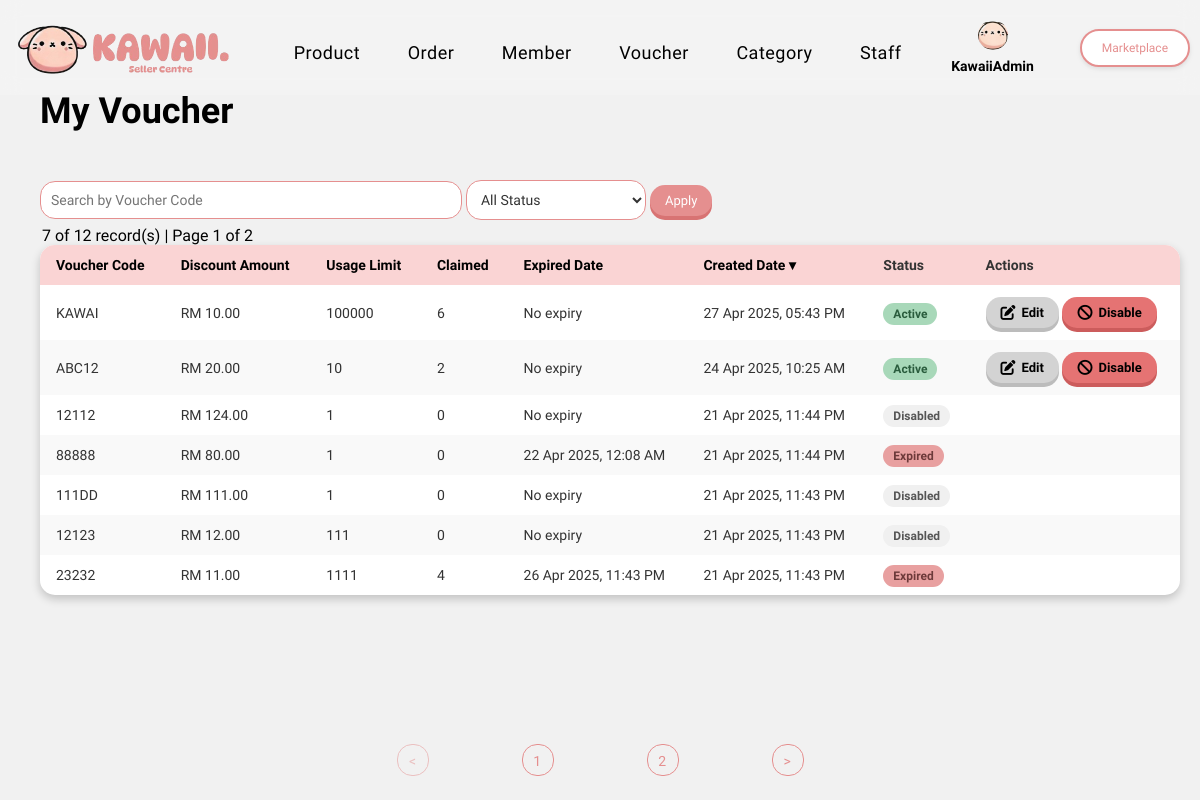
/project/adminpage/Voucher/myVoucher.php (signed in), run on the app's committed database.
### tables this page shows
CREATE TABLE `voucher` (
  `voucherID` int(11) NOT NULL,
  `voucherCode` varchar(50) NOT NULL,
  `discountAmount` decimal(10,2) NOT NULL,
  `usageLimit` int(11) NOT NULL DEFAULT 1,
  `timesUsed` int(11) NOT NULL DEFAULT 0,
  `expiryDate` datetime DEFAULT NULL,
  `createdDate` datetime NOT NULL DEFAULT current_timestamp(),
  `status` enum('Active','Expired','Disabled') NOT NULL DEFAULT 'Active'
);

### project/adminpage/Voucher/myVoucher.php (the view, shortened to what this page needs)
<?php
require '../../_base.php';
require_once '../../lib/SimplePager.php';
$searchTerm = req('search');
$statusFilter = req('status');
$fields = [
    'voucherCode' => 'Voucher Code',
    'discountAmount' => 'Discount Amount',
    'usageLimit' => 'Usage Limit',
    'timesUsed' => 'Claimed',
    'expiryDate' => 'Expired Date',
    'createdDate' => 'Created Date'
];
$sort = req('sort');
key_exists($sort, $fields) || $sort = 'createdDate';
$dir = req('dir');
in_array($dir, ['asc', 'desc']) || $dir = 'desc';
$whereConditions = [];
$params = [];
$page = req('page', 1);
$whereClause = $whereConditions ? 'WHERE ' . implode(' AND ', $whereConditions) : '';
$p = new SimplePager(
    "SELECT * FROM voucher $whereClause ORDER BY $sort $dir",
    $params,
    7,
    $page
);
$vouchers = $p->result;
include '../../_headadmin.php';
?>
<link rel="stylesheet" href="/css/admin.css">
<h1 class="category-title">My Voucher</h1>
<p class="record-count">
    <?= $p->count ?> of <?= $p->item_count ?> record(s) |
    Page <?= $p->page ?> of <?= $p->page_count ?>
</p>
<form class="search-form">
    <input type="text" name="search" placeholder="Search by Voucher Code" value="<?= htmlspecialchars($searchTerm) ?>">
    <select name="status">
        <option value="">All Status</option>
    </select>
    <button type="submit">Apply</button>
</form>
<div class="table-container" id="voucher-table">
    <table class="category-table">
        <thead>
            <tr>
                <?= table_headers($fields, $sort, $dir, "&search=$searchTerm&status=$statusFilter&page=$page") ?>
                <th>Status</th>
                <th>Actions</th>
            </tr>
        </thead>
        <tbody>
            <?php if (empty($vouchers)): ?>
                <tr>
                    <td colspan="<?= count($fields) + 2 ?>" class="no-results">
                        No vouchers found
                        <?php if ($searchTerm): ?>
                            for: <strong><?= htmlspecialchars($searchTerm) ?></strong>
                        <?php endif; ?>
                        <?php if ($statusFilter): ?>
                            with status: <strong><?= htmlspecialchars($statusFilter) ?></strong>
                        <?php endif; ?>
                    </td>
                </tr>
            <?php else: ?>
                <?php foreach ($vouchers as $voucher): ?>
                    <tr>
                        <td><?= htmlspecialchars($voucher->voucherCode) ?></td>
                        <td>RM <?= number_format($voucher->discountAmount, 2) ?></td>
                        <td><?= $voucher->usageLimit == 0 ? 'Unlimited' : $voucher->usageLimit ?></td>
                        <td><?= $voucher->timesUsed ?></td>
                        <td><?= $voucher->expiryDate ? date('d M Y, h:i A', strtotime($voucher->expiryDate)) : 'No expiry' ?></td>
                        <td><?= date('d M Y, h:i A', strtotime($voucher->createdDate)) ?></td>
                        <td>
                            <span class="status-badge status-<?= strtolower($voucher->status) ?>">
                                <?= htmlspecialchars($voucher->status) ?>
                            </span>
                        </td>
                        <td class="actions">
                            <?php if ($voucher->status === 'Active'): ?>
                                <a href="editVoucher.php?voucherID=<?= $voucher->voucherID ?>" class="btn btn-edit">
                                <i class="fas fa-edit"></i> Edit
                            </a>
                                <a href="disableVoucher.php?voucherID=<?= $voucher->voucherID ?>" class="btn btn-deactivate">
                                    <i class="fas fa-ban"></i> Disable
                                </a>
                            <?php endif; ?>
                        </td>
                    </tr>
                <?php endforeach; ?>
            <?php endif; ?>
        </tbody>
    </table>
</div>
<div class="pagination">
    <?= $p->html("&search=$searchTerm&status=$statusFilter") ?>
</div>

### project/css/admin.css (style rules this page uses)
body { display: flex; justify-content: center; align-items: center; min-height: 100vh; margin: 0; background-color: #f1f1f1; font-family: "Playpen Sans", serif; }
h1 { font-family: "Playpen Sans", serif; font-size: 35px; color: #e58f8f; }
span { color: red; }
.category-title { font-size: 36px; color: black; font-weight: bold; text-align: left; left: 20px; margin: 0; padding: 20px; position: fixed; top: 70px; }
.search-form { position: fixed; top: 180px; width: 1300px; left: 40px; }
.search-form input[type="text"] { width: 400px; padding: 10px; border: 1px solid #e58f8f; border-radius: 15px; font-size: 14px; font-family: "Playpen Sans", serif; color: #333; transition: border-color 0.3s ease; }
.search-form select { width: 180px; padding: 10px; border: 1px solid #e58f8f; border-radius: 15px; font-size: 14px; font-family: "Playpen Sans", serif; color: #333; background-color: #ffffff; transition: border-color 0.5s ease; }
.record-count { position: fixed; top: 210px; left: 42px; width: 310px; }
.table-container { position: fixed; margin-top: 190px; left: 40px; width: 95%; height: 500px; }
.category-table { width: 100%; border-collapse: collapse; background-color: #ffffff; border-radius: 15px; box-shadow: 0 4px 10px rgba(0.2, 0.2, 0.2, 0.2); }
.category-table th, .category-table td { padding: 12px 16px; text-align: left; font-family: "Playpen Sans", serif; font-size: 14px; color: #333; }
.category-table th { background-color: #fad4d4; font-weight: bold; }
.category-table tr:nth-child(even) { background-color: #f9f9f9; }
.category-table th:last-child { border-top-right-radius: 15px; }
.category-table tr:last-child td:first-child { border-bottom-left-radius: 15px; }
.category-table tr:last-child td:last-child { border-bottom-right-radius: 15px; }
.btn, .btn-reset, .search-form button { background-color: #E58F8F; color: #ffffff; padding: 8px 15px; border: none; border-radius: 15px; font-size: 13px; cursor: pointer; box-shadow: 0 4px 0 #d87373; transition: all 0.3s ease; font-family: "Playpen Sans", serif; text-decoration: none; display: inline-flex; align-items: center; justify-content: center; gap: 6px; }
.btn-edit { background-color: #D3D3D3; box-shadow: 0 4px 0 #bcbcbc; color: black; font-weight: bold; }
.btn-deactivate { background-color: #E57373; box-shadow: 0 4px 0 #cc5c5c; color: black; font-weight: bold; }
.status-badge { padding: 4px 10px; border-radius: 12px; font-size: 12px; font-weight: 500; text-transform: capitalize; }
.status-active { background-color: #a8d8b9; color: #2a5c3d; font-weight: bolder; }
.status-inactive, .status-expired { background-color: #e8a0a0; color: #6d3a3a; font-weight: bolder; }
.status-disabled { background-color: #f0f0f0; color: #555; font-weight: bolder; }
.btn i { font-size: 15px; }
.pagination { position: fixed; bottom: 15px; left: 50%; transform: translateX(-50%); width: auto; max-width: 500px; text-align: left; gap: 5px; }

### data on the page
voucher: voucherCode "KAWAI", discountAmount "10.00", usageLimit "100000", timesUsed "6", shows "No expiry", createdDate "27 Apr 2025, 05:43 PM", status "Active"
voucher: voucherCode "ABC12", discountAmount "20.00", usageLimit "10", timesUsed "2", shows "No expiry", createdDate "24 Apr 2025, 10:25 AM", status "Active"
voucher: voucherCode "12112", discountAmount "124.00", usageLimit "1", timesUsed "0", shows "No expiry", createdDate "21 Apr 2025, 11:44 PM", status "Disabled"
voucher: voucherCode "88888", discountAmount "80.00", usageLimit "1", timesUsed "0", expiryDate "22 Apr 2025, 12:08 AM", createdDate "21 Apr 2025, 11:44 PM", status "Expired"
voucher: voucherCode "111DD", discountAmount "111.00", usageLimit "1", timesUsed "0", shows "No expiry", createdDate "21 Apr 2025, 11:43 PM", status "Disabled"
voucher: voucherCode "12123", discountAmount "12.00", usageLimit "111", timesUsed "0", shows "No expiry", createdDate "21 Apr 2025, 11:43 PM", status "Disabled"
voucher: voucherCode "23232", discountAmount "11.00", usageLimit "1111", timesUsed "4", expiryDate "26 Apr 2025, 11:43 PM", createdDate "21 Apr 2025, 11:43 PM", status "Expired"

### other printed values
encode($_user->name) "KawaiiAdmin"
$p->count "7"
$p->item_count "12"
$p->page "1"
$p->page_count "2"
$v "Voucher Code"
$v "Discount Amount"
$v "Usage Limit"
$v "Claimed"
$v "Expired Date"
$v "Created Date"
